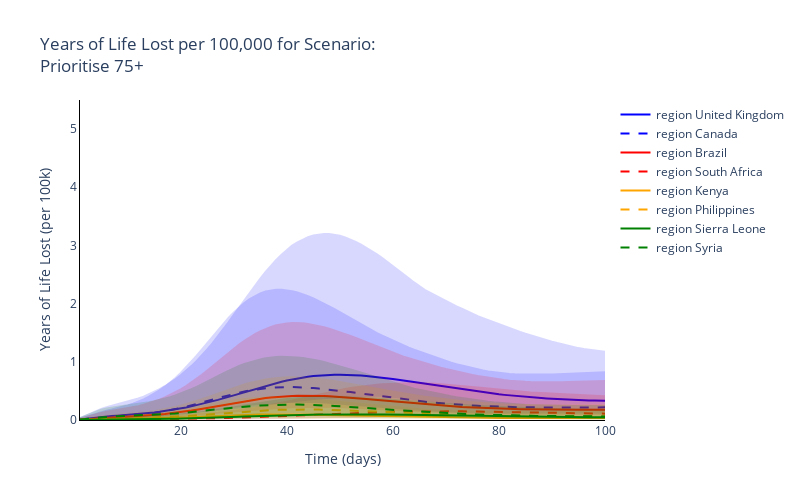
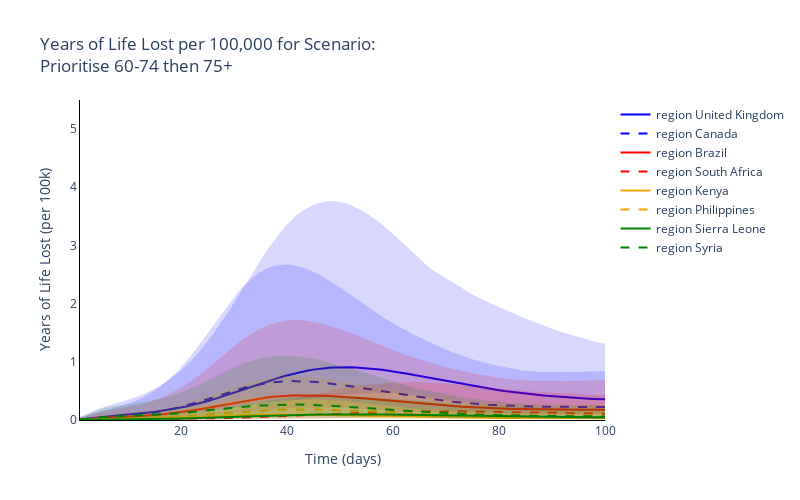
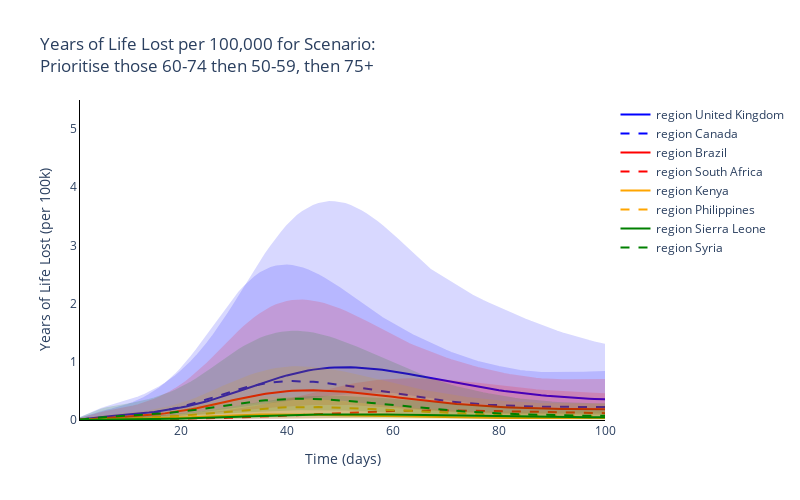
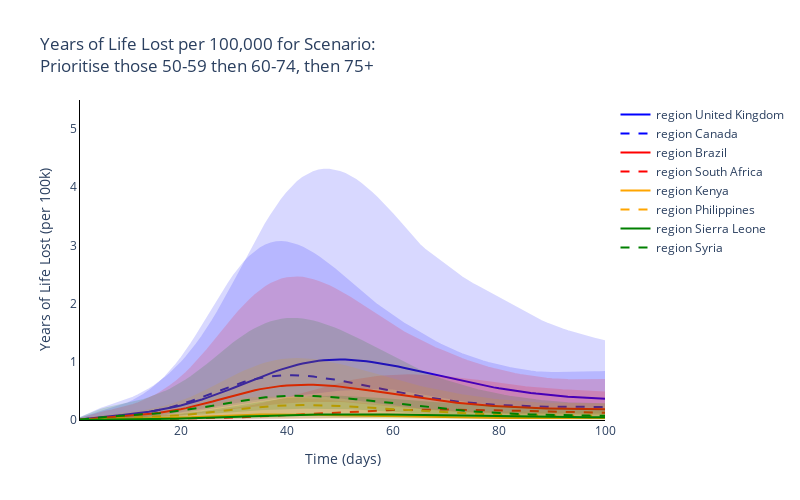

The notebook cell these images were saved under, in order:
### Markdown cell above
### Plot the time series of numbers of years lost for different scenarios

### Code cell
# Trace names - represent the solver used for the simulation
trace_name = ['{}'.format(r) for r in regions]

names = ['Scenario {}'.format(s+1) for s, scenario in enumerate(scenario_names[:-1])] + [scenario_names[-1]]

# Plot for each boosting scenario
for s, scenario in enumerate(scenario_names):
    fig = go.Figure()
    # Plot (line plot for each solver method for each age)
    for r, reg in enumerate(regions):
        if r % 2 == 1:
            fig.add_trace(
                go.Scatter(
                    y=total_cum_years_of_life_lost_mean[r][s, :],
                    x=times,
                    mode='lines',
                    name=trace_name[r],
                    line=dict(
                        color=colours[int(np.floor(r / 2))],
                        dash='dash')
                )
            )
        else:
            fig.add_trace(
                go.Scatter(
                    y=total_cum_years_of_life_lost_mean[r][s, :],
                    x=times,
                    mode='lines',
                    name=trace_name[r],
                    line=dict(
                        color=colours[int(np.floor(r / 2))])
                )
            )

        fig.add_trace(
            go.Scatter(
                y=total_cum_years_of_life_lost_upper[r][s, :].tolist() + total_cum_years_of_life_lost_lower[r][s, :].tolist()[::-1],
                x=times + times[::-1],
                mode='lines',
                name=trace_name[r],
                fill='toself',
                fillcolor=colours[int(np.floor(r / 2))],
                line_color=colours[int(np.floor(r / 2))],
                opacity=0.15,
                showlegend=False
            )
        )

    # Add axis labels
    fig.update_layout(
        boxmode='group',
        title='Daily years of Life Lost per 100,000 for {}'.format(names[s]),
        width=800,
        height=500,
        plot_bgcolor='white',
        xaxis=dict(
            linecolor='black',
            title='Time (days)'),
        yaxis=dict(
            linecolor='black',
            title='Years of Life Lost (per 100k)',
            range=[0, 5.5]),
        hovermode='x unified'
        )

    fig.write_image('images/report2_economic/Years of Life Lost Scenario {}.pdf'.format(s+1))
    fig.show()
